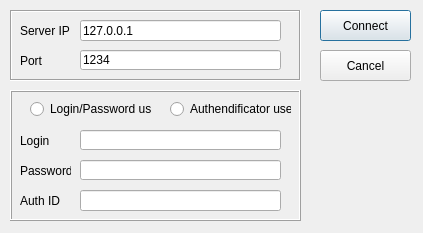
<?xml version="1.0" encoding="UTF-8"?>
<ui version="4.0">
 <class>FTP_connect_Dialog</class>
 <widget class="QDialog" name="FTP_connect_Dialog">
  <property name="geometry">
   <rect>
    <x>0</x>
    <y>0</y>
    <width>423</width>
    <height>233</height>
   </rect>
  </property>
  <property name="windowTitle">
   <string>FTP Connection</string>
  </property>
  <widget class="QFrame" name="frame_2">
   <property name="geometry">
    <rect>
     <x>10</x>
     <y>90</y>
     <width>291</width>
     <height>131</height>
    </rect>
   </property>
   <property name="frameShape">
    <enum>QFrame::Box</enum>
   </property>
   <property name="frameShadow">
    <enum>QFrame::Raised</enum>
   </property>
   <widget class="QRadioButton" name="loginpass_radioButton">
    <property name="geometry">
     <rect>
      <x>20</x>
      <y>10</y>
      <width>121</width>
      <height>18</height>
     </rect>
    </property>
    <property name="text">
     <string>Login/Password used</string>
    </property>
   </widget>
   <widget class="QRadioButton" name="authID_radioButton">
    <property name="geometry">
     <rect>
      <x>160</x>
      <y>10</y>
      <width>121</width>
      <height>18</height>
     </rect>
    </property>
    <property name="text">
     <string>Authendificator used</string>
    </property>
   </widget>
   <widget class="QLabel" name="label_6">
    <property name="geometry">
     <rect>
      <x>10</x>
      <y>100</y>
      <width>61</width>
      <height>21</height>
     </rect>
    </property>
    <property name="text">
     <string>Auth ID</string>
    </property>
   </widget>
   <widget class="QLineEdit" name="authID_lineEdit">
    <property name="geometry">
     <rect>
      <x>70</x>
      <y>100</y>
      <width>201</width>
      <height>21</height>
     </rect>
    </property>
   </widget>
   <widget class="QLineEdit" name="login_lineEdit">
    <property name="geometry">
     <rect>
      <x>70</x>
      <y>40</y>
      <width>201</width>
      <height>20</height>
     </rect>
    </property>
   </widget>
   <widget class="QLineEdit" name="password_lineEdit">
    <property name="geometry">
     <rect>
      <x>70</x>
      <y>70</y>
      <width>201</width>
      <height>20</height>
     </rect>
    </property>
   </widget>
   <widget class="QLabel" name="label_3">
    <property name="geometry">
     <rect>
      <x>10</x>
      <y>40</y>
      <width>46</width>
      <height>21</height>
     </rect>
    </property>
    <property name="text">
     <string>Login</string>
    </property>
   </widget>
   <widget class="QLabel" name="label_4">
    <property name="geometry">
     <rect>
      <x>10</x>
      <y>70</y>
      <width>51</width>
      <height>21</height>
     </rect>
    </property>
    <property name="text">
     <string>Password</string>
    </property>
   </widget>
  </widget>
  <widget class="QPushButton" name="clientConnect_pushButton">
   <property name="geometry">
    <rect>
     <x>320</x>
     <y>10</y>
     <width>91</width>
     <height>31</height>
    </rect>
   </property>
   <property name="text">
    <string>Connect</string>
   </property>
  </widget>
  <widget class="QPushButton" name="cancel_pushButton">
   <property name="geometry">
    <rect>
     <x>320</x>
     <y>50</y>
     <width>91</width>
     <height>31</height>
    </rect>
   </property>
   <property name="text">
    <string>Cancel</string>
   </property>
  </widget>
  <widget class="QFrame" name="frame">
   <property name="geometry">
    <rect>
     <x>10</x>
     <y>10</y>
     <width>291</width>
     <height>71</height>
    </rect>
   </property>
   <property name="frameShape">
    <enum>QFrame::Box</enum>
   </property>
   <property name="frameShadow">
    <enum>QFrame::Sunken</enum>
   </property>
   <widget class="QLabel" name="label">
    <property name="geometry">
     <rect>
      <x>10</x>
      <y>10</y>
      <width>51</width>
      <height>21</height>
     </rect>
    </property>
    <property name="text">
     <string>Server IP</string>
    </property>
   </widget>
   <widget class="QLineEdit" name="IP_lineEdit">
    <property name="geometry">
     <rect>
      <x>70</x>
      <y>10</y>
      <width>201</width>
      <height>21</height>
     </rect>
    </property>
    <property name="text">
     <string>127.0.0.1</string>
    </property>
   </widget>
   <widget class="QLabel" name="label_7">
    <property name="geometry">
     <rect>
      <x>10</x>
      <y>40</y>
      <width>31</width>
      <height>21</height>
     </rect>
    </property>
    <property name="text">
     <string>Port</string>
    </property>
   </widget>
   <widget class="QLineEdit" name="port_lineEdit">
    <property name="geometry">
     <rect>
      <x>70</x>
      <y>40</y>
      <width>201</width>
      <height>20</height>
     </rect>
    </property>
    <property name="text">
     <string>1234</string>
    </property>
   </widget>
  </widget>
 </widget>
 <resources/>
 <connections/>
</ui>
